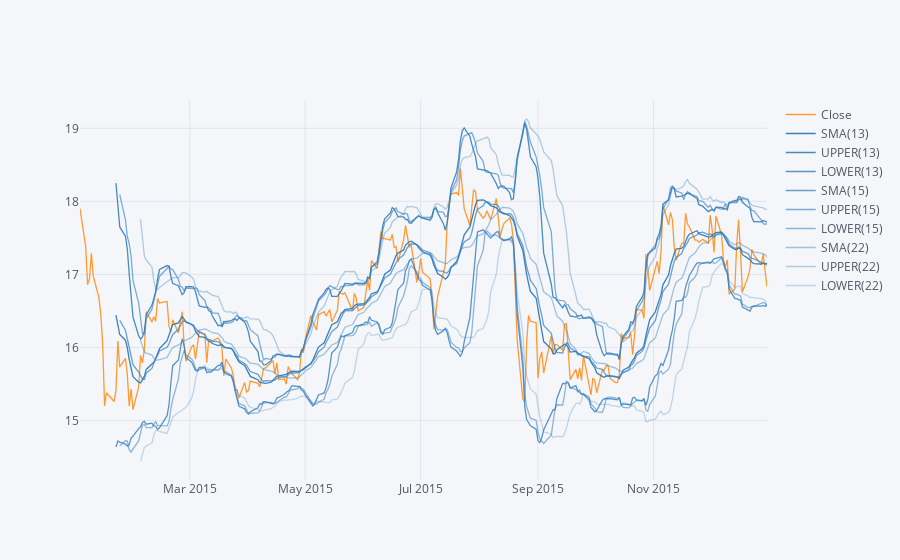

Source (notebook cell):
### Markdown cell above
**Use .ta_plot(study='boll') to create a Bollinger Band Plot for Bank of America for the year 2015.**

### Code cell
bank_stocks[bank_stocks.index.year == 2015]['BAC']['Close'].ta_plot(study='boll',periods=[13,15,22])

### Figure 1 — Plotly figure (JSON) as saved in the notebook; plotly's stock layout.template omitted (floating-point values rounded to 4 significant figures; data arrays with more than 128 entries replaced by an {"elided": "..."} marker saying what was removed)
{"data": [{"line": {"color": "rgba(255, 153, 51, 1.0)", "dash": "solid", "width": 1.3}, "mode": "lines", "name": "Close", "text": "", "type": "scatter", "x": {"elided": "252 str values"}, "y": {"elided": "252 float values"}}, {"line": {"color": "rgba(55, 128, 191, 1.0)", "dash": "solid", "width": 1.3}, "mode": "lines", "name": "SMA(13)", "text": "", "type": "scatter", "x": {"elided": "252 str values"}, "y": {"elided": "252 mixed values"}}, {"line": {"color": "rgba(55, 128, 191, 0.91111111111111098)", "dash": "solid", "width": 1.3}, "mode": "lines", "name": "UPPER(13)", "text": "", "type": "scatter", "x": {"elided": "252 str values"}, "y": {"elided": "252 mixed values"}}, {"line": {"color": "rgba(55, 128, 191, 0.82222222222222219)", "dash": "solid", "width": 1.3}, "mode": "lines", "name": "LOWER(13)", "text": "", "type": "scatter", "x": {"elided": "252 str values"}, "y": {"elided": "252 mixed values"}}, {"line": {"color": "rgba(55, 128, 191, 0.73333333333333317)", "dash": "solid", "width": 1.3}, "mode": "lines", "name": "SMA(15)", "text": "", "type": "scatter", "x": {"elided": "252 str values"}, "y": {"elided": "252 mixed values"}}, {"line": {"color": "rgba(55, 128, 191, 0.64444444444444438)", "dash": "solid", "width": 1.3}, "mode": "lines", "name": "UPPER(15)", "text": "", "type": "scatter", "x": {"elided": "252 str values"}, "y": {"elided": "252 mixed values"}}, {"line": {"color": "rgba(55, 128, 191, 0.55555555555555536)", "dash": "solid", "width": 1.3}, "mode": "lines", "name": "LOWER(15)", "text": "", "type": "scatter", "x": {"elided": "252 str values"}, "y": {"elided": "252 mixed values"}}, {"line": {"color": "rgba(55, 128, 191, 0.46666666666666662)", "dash": "solid", "width": 1.3}, "mode": "lines", "name": "SMA(22)", "text": "", "type": "scatter", "x": {"elided": "252 str values"}, "y": {"elided": "252 mixed values"}}, {"line": {"color": "rgba(55, 128, 191, 0.3777777777777776)", "dash": "solid", "width": 1.3}, "mode": "lines", "name": "UPPER(22)", "text": "", "type": "scatter", "x": {"elided": "252 str values"}, "y": {"elided": "252 mixed values"}}, {"line": {"color": "rgba(55, 128, 191, 0.28888888888888881)", "dash": "solid", "width": 1.3}, "mode": "lines", "name": "LOWER(22)", "text": "", "type": "scatter", "x": {"elided": "252 str values"}, "y": {"elided": "252 mixed values"}}], "layout": {"legend": {"bgcolor": "#F5F6F9", "font": {"color": "#4D5663"}}, "paper_bgcolor": "#F5F6F9", "plot_bgcolor": "#F5F6F9", "titlefont": {"color": "#4D5663"}, "xaxis1": {"gridcolor": "#E1E5ED", "showgrid": true, "tickfont": {"color": "#4D5663"}, "title": "", "titlefont": {"color": "#4D5663"}, "zerolinecolor": "#E1E5ED"}, "yaxis1": {"gridcolor": "#E1E5ED", "showgrid": true, "tickfont": {"color": "#4D5663"}, "title": "", "titlefont": {"color": "#4D5663"}, "zerolinecolor": "#E1E5ED"}}}
